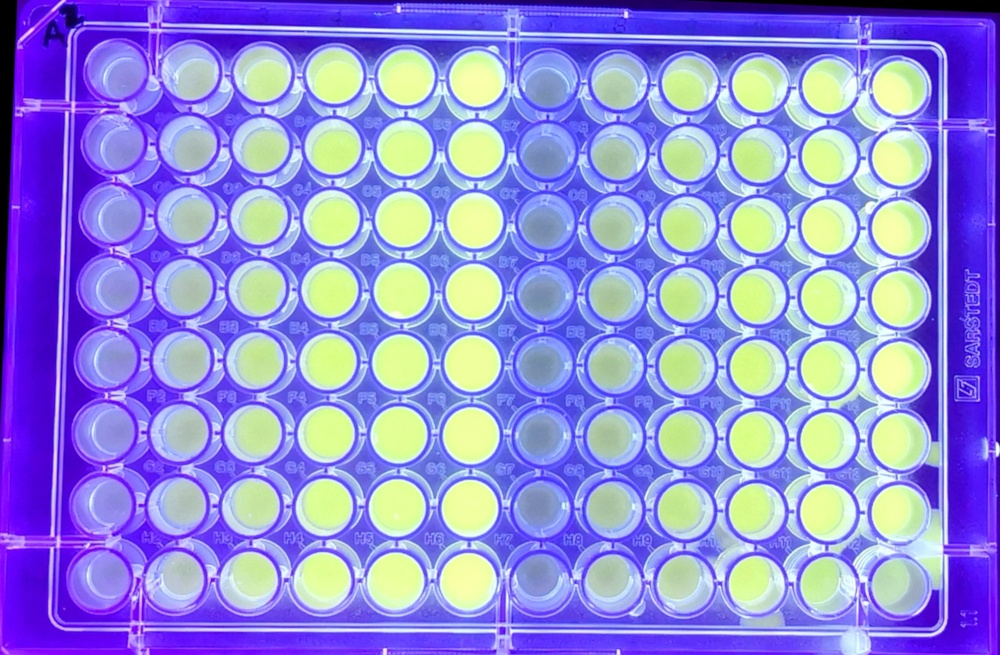
#> input picture well_plate_project/feature_eng/a2_a_cropped.jpg, 1000 x 655 px, shrunk from 1452 x 951 before the run
$ python test2.py
#> lines starting #> are read from the running program, lines starting #| are printed output that depends on the picture

import cv2
import sys
import matplotlib.pyplot as plt
import numpy as np


#image_file = 'WellPlate_project/feature_eng/2.jpg'
image_file = 'a2_a_cropped.jpg'

print(image_file)

original_image = cv2.imread(image_file)
#> original_image is the input picture: shape (655, 1000, 3); mean B, G, R 218.1, 138.8, 144.3

#img = cv2.cvtColor(original_image.astype('uint8'),cv2.COLOR_BGR2GRAY)
# convert our image from RGB Colours Space to HSV to work ahead.
img=cv2.cvtColor(original_image.astype('uint8'),cv2.COLOR_BGR2LAB)
#> img: shape (655, 1000, 3); mean of channels 0, 1, 2 160.9, 151.1, 90

l, a, b = cv2.split(img)
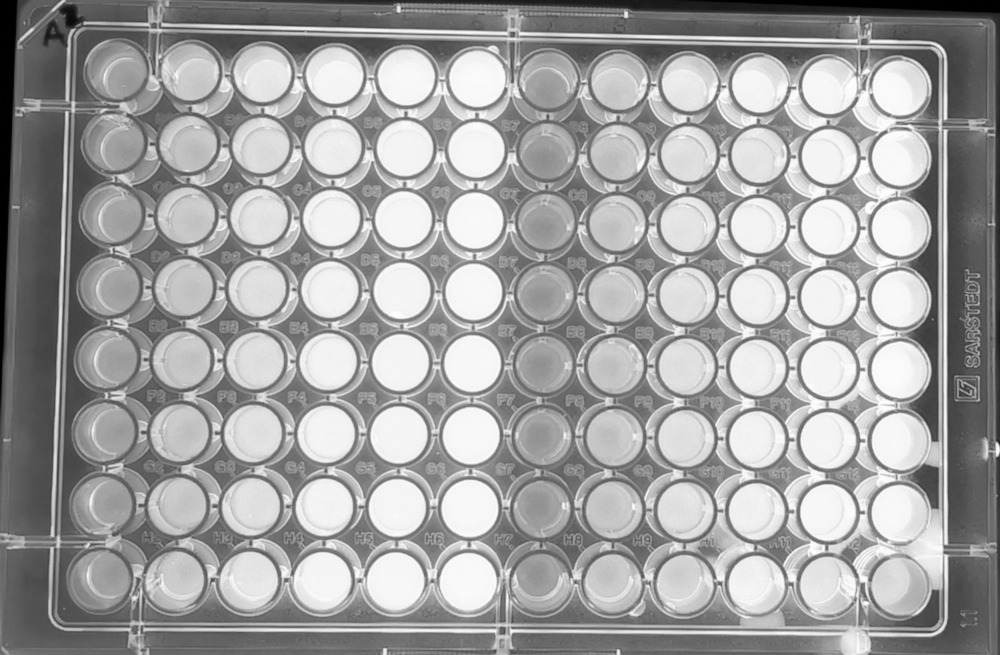
#> l: shape (655, 1000); min 0, max 254, mean 160.9
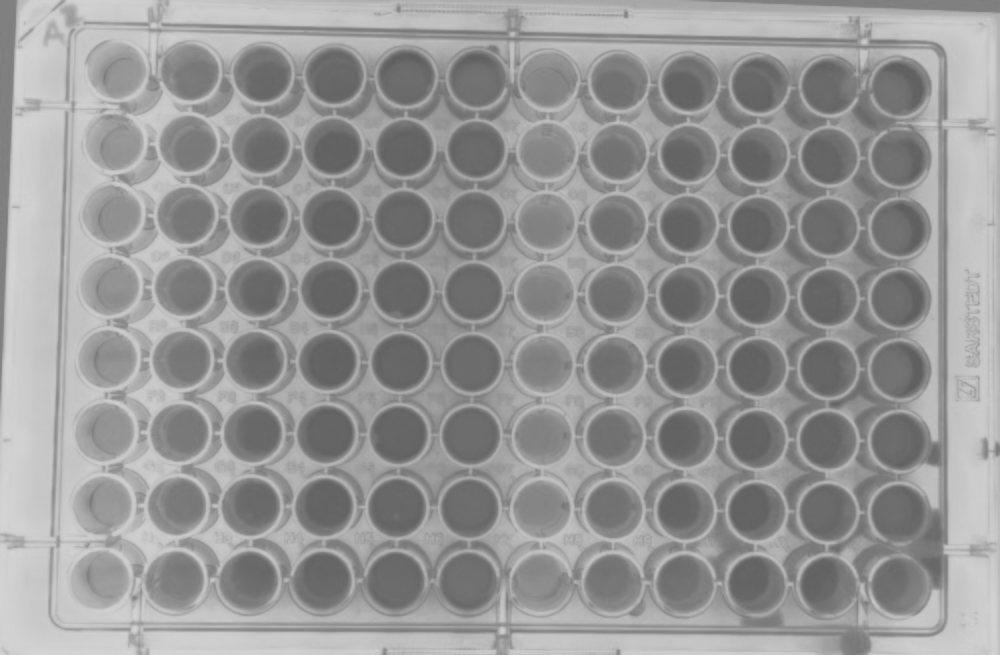
#> a: shape (655, 1000); min 93, max 212, mean 151.1
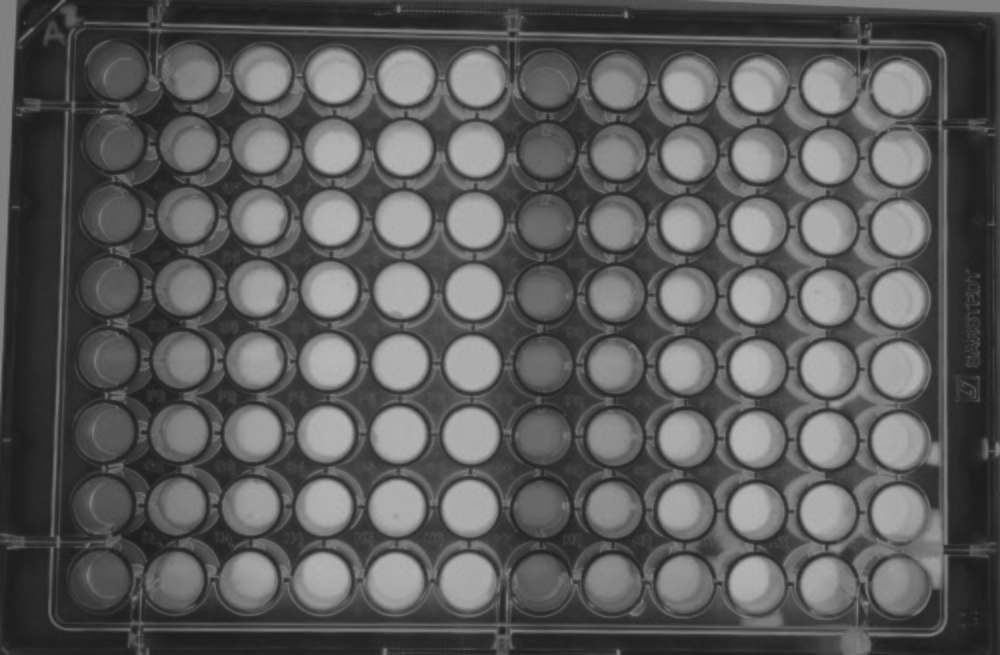
#> b: shape (655, 1000); min 27, max 185, mean 90
img = b; img=np.expand_dims(img,axis=2)

#cv2.imshow('image', img)
plt.figure(figsize=(10,10))
plt.imshow(img)
plt.show()


Z_tot = img.reshape((-1,img.shape[2])) #l.reshape(-1,1)
#> (the run stopped early here; a loop or call above may not have finished)
